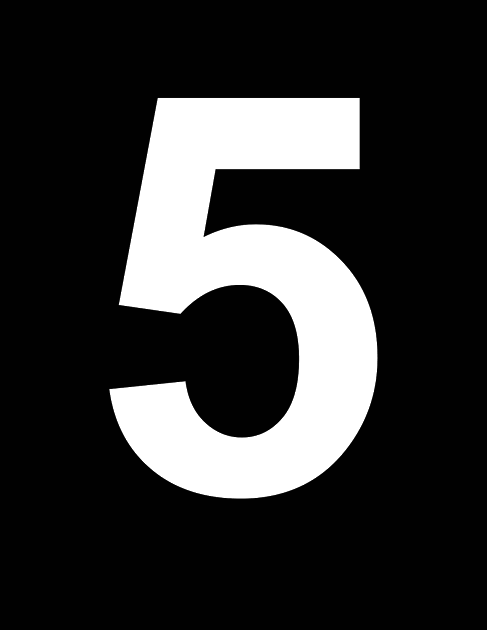
#> input picture attachments/Image.png, 487 x 630 px, found by its file name
$ jupyter execute --allow-errors kap_4.ipynb   (shell and % lines are left out)
#> lines starting #> are read from the running program, lines starting #| are printed output that depends on the picture
# Kapitel 4 – Klassificering

# Faktafrågor

1. Vad kännetecknar klassificeringsproblem? Ge några exempel på tillämpningsområden.
> Klassificeringsproblem kännetecknas med ett problem att identifiera vad något är. Det vanligaste användningsområdet är nog bildigenkänning där modellen ska gissa på om något är en hund, katt eller människa t.ex. Ett annat är t.ex. prediktionen om en kund kommer att stanna kvar i företaget eller inte. Det finns lite olika typer utav klassificeringsmodeller;
    > - *Binär klassificering* som ovanstående exempel där man ska gissa på två utdata.
    > - *Multiklass klassificering* som det första exemplet där modellen gissar på mer än två utdata.
    > - *Multioutput klassificering* där modellen gissar på två eller fler binära områden. T.ex. om en person är lång eller kort och om den är gammal eller ung.

2. Förklara hur OvR- och OvO-algoritmerna fungerar.
> - **OVR** eller one-vs-rest algoritmen kollar om en datapunkt är liknar de klasserna som den blivit tränad på. Detta görs genom att varje prediktion får ett sannolikhetspoäng där den med högst blir prediktionen modellen kör på.
> - **OVO** eller One-vs-One där en modell tränas per klasspar där varje klass jämförs med alla andra. t.ex. i klasserna *a*, *b*, *c*, *d* så måste dessa jämföras: a=b, a=c, a=d, b=d, b=c,c=d. Vid en prediktion så körs alla modeller och den som får mest gissningar är den man väljer.

3. Förklara följande utvärderingsmått:
    - a) Confusion matrix
        > Detta är en matris som visualiserar hur en modells prediktioner presterar, den kollar hur prediktionen för varje klass har skett, t.ex. hur många gånger den blivit predikterad som någon av de andra klasserna. Övre vänster till nedre höger diagonalen visar de korrekta prediktionerna. Med detta kan man se vilken klass där prediktionerna blir bäst och sämst.
    - b) Accuracy
        > *Accuracy* är ett mått för hur många prediktioner som blev korrekta. Det är i procent mellan 0 till 100.
    - c) Precision
        > *Precision* mäter hur många av modellens positiva prediktioner som är korrekta.
    - d) Recall
        > *Recall* mäter hur många av de faktiskt positiva fallen som modellen lyckas hitta. Ett högt *recall* betyder alltså att modellen missar få positiva fall.
    - e) $F_1$-score
        > $F_1$-score är ett mått som kombinerar *precision* och *recall*. Det beräknas som det harmoniska medelvärdet mellan dessa två mått. Ett högt värde innebär att modellen både hittar många positiva fall och att många av de positiva prediktionerna är korrekta.
    - f) ROC-kurvan
        > ROC-kurvan visar förhållandet mellan *true positive rate* och *false positive rate* vid olika klassificeringströsklar. Den används för att se hur bra modellen kan skilja mellan olika klasser. Ju närmare det övre vänstra hörnet kurvan ligger, desto bättre är modellen. AUC används ofta för att sammanfatta ROC-kurvan, där ett högre värde är bättre.

4. Vad är precision-recall tradeoff för något?
> *Precision-recall tradeoff* innebär att man ofta måste välja mellan hög precision och högt recall. Om man höjer tröskeln för när modellen ska klassa något som positivt blir modellen mer säker på sina positiva prediktioner. Då kan precision öka, men samtidigt kan modellen missa fler positiva fall och recall minska. Om man istället sänker tröskeln ökar ofta recall, men precision kan då minska.

5. Några vanligt förekommande modeller för klassificeringsproblem är enligt nedan. Förklara översiktligt hur respektive modell fungerar. Läs även igenom respektive modells dokumentation, notera att du inte behöver förstå alla detaljer från dokumentationen men det är bra att ha läst igenom den.
    - a) [Logistisk regression](https://scikit-learn.org/stable/modules/generated/sklearn.linear_model.LogisticRegression.html)
        > Logistisk regression försöker hitta ett samband mellan indata och sannolikheten för olika klasser. Den passar bra för linjära klassificeringsproblem och kan användas för att avgöra vilken klass en datapunkt tillhör.
    - b) [Support vector machines](https://scikit-learn.org/stable/modules/generated/sklearn.svm.SVC.html)
        > *Support vector machine* försöker hitta den bästa gränsen mellan olika klasser. Gränsen placeras så att avståndet till de närmaste datapunkterna blir så stort som möjligt. Med hjälp av kernels kan modellen även hantera mer komplicerade, icke-linjära samband.
    - c) [Beslutsträd](https://scikit-learn.org/stable/modules/generated/sklearn.tree.DecisionTreeClassifier.html)
        > Ett beslutsträd delar upp datan stegvis genom olika frågor om variablerna. Till slut hamnar datapunkten i ett löv som innehåller modellens prediktion. Träd är relativt lätta att tolka men kan lätt bli överanpassade.
    - d) Ensemble learning – [VotingClassifier](https://scikit-learn.org/stable/modules/generated/sklearn.ensemble.VotingClassifier.html) och [BaggingClassifier](https://scikit-learn.org/stable/modules/generated/sklearn.ensemble.BaggingClassifier.html)
        > *Ensemble learning* innebär att man kombinerar flera modeller för att få en bättre prediktion. *VotingClassifier* låter flera modeller rösta om vilken klass som ska väljas. *BaggingClassifier* tränar flera modeller på olika slumpmässiga urval av träningsdatan och kombinerar sedan deras resultat.
    - e) [Random forest](https://scikit-learn.org/stable/modules/generated/sklearn.ensemble.RandomForestClassifier.html)
        > *Random forest* består av många beslutsträd. Varje träd tränas på ett slumpmässigt urval av datan och variablerna. Resultatet från träden kombineras sedan genom omröstning. Detta gör modellen mer stabil än ett enskilt beslutsträd.
    - f) [Extra trees](https://scikit-learn.org/stable/modules/generated/sklearn.ensemble.ExtraTreesClassifier.html)
        > *Extra trees* liknar *random forest* eftersom modellen består av många beslutsträd. Skillnaden är att uppdelningarna i träden görs ännu mer slumpmässigt. Detta kan göra modellen snabb och minska risken för överanpassning.

6. Vad innebär det att vi kan kolla på feature importance med hjälp av trädmodeller såsom beslutsträd eller random forest?
    > *Feature importance* visar hur mycket de olika variablerna har bidragit till modellens beslut. I ett beslutsträd kan man undersöka vilka variabler som används mest för att dela upp datan. I en *random forest* kombineras betydelsen från alla träd. På så sätt kan man se vilka variabler som verkar vara viktigast för modellens prediktioner. Det betyder dock inte automatiskt att variablerna orsakar resultatet.

# Resonemangfrågor

7. Stina säger till Kalle på lunchsamtalet: *"jag vill ha högsta möjliga precision för vår klassificieringsmodell"*. Kalle funderar ett tag och säger: *"men vad händer då med recall?"*. Vad hade du svarat? I vilka fall kan man tänka sig vilja ha en så hög precision som möjligt? I vilka fall kan det vara dåligt? Om vi tänker oss rättsväsendet där en slutgiltig dom kan leda till fängelse, vad kan vi då säga om precision-recall tradeoff?
    > Om precisionen ska vara så hög som möjligt så försöker modellen bara klassa något som positivt när den är väldigt säker. Detta leder oftast till att precisionen ökar, men recall minskar eftersom fler positiva fall missas. Hög precision kan vara bra när falska positiva svar får stora konsekvenser, t.ex. när ett spamfilter inte ska råka markera viktiga mejl som spam. Det kan däremot vara dåligt om det viktigaste är att hitta alla positiva fall, exempelvis vid sjukdomsdiagnoser där det är bättre att undersöka en person en gång extra än att missa en sjukdom.

    >
    > Inom rättsväsendet är det särskilt viktigt att ha hög precision eftersom en felaktig positiv prediktion kan innebära att en oskyldig person döms till fängelse. Samtidigt måste man tänka på att även ett lågt recall kan göra att skyldiga personer missas. Därför bör en klassificeringsmodell inte ensam användas för att fatta beslut om skuld, utan resultatet behöver granskas av människor och kompletteras med annan bevisning.

8. Förklara hur man kan tolka figur 4.8 på sidan 175.

    > Figuren visar en logistisk regressionsmodell som klassificerar punkter som klass 0 (lila) eller klass 1 (gult) utifrån features X1 och X2. Punkterna är de faktiska datapunkterna (fyllda = klass 0, ringar = klass 1), medan bakgrundsfärgen visar modellens predikterade sannolikhet för klass 1, enligt skalan till höger. Gränsen är rak eftersom logistisk regression ger en linjär beslutsyta. De flesta punkter hamnar på rätt sida, men viss överlappning nära gränsen ger felklassificeringar, ju längre en punkt ligger från gränsen, desto säkrare är prediktionen.

9. På sidan 209 står det: *"på träningsdatan använder vi `.fit_transform()`, på valideringsdatan och testdatan använder vi endast `.transform()`."* Förklara logiken bakom detta.

    > På träningsdatan använder man `.fit_transform()` eftersom preprocessorn först måste lära sig olika värden från träningsdatan, till exempel medelvärde och standardavvikelse vid skalning. Därefter transformeras träningsdatan med dessa värden. På valideringsdatan och testdatan använder man endast `.transform()` så att samma värden används där. Om man skulle använda `.fit_transform()` även på validerings- eller testdatan skulle preprocessorn lära sig från den datan. Då kan information läcka in i modellen och resultatet bli bättre än vad det egentligen borde vara.

# Koduppgifter

## 10. Gå igenom samtliga kodexempel i kapitlet och skriv gärna av koden manuellt. Det är även bra att experimentera genom att ändra vissa delar av koden och läsa dokumentationen.

## 11. Förklara vad nedanstående kod gör och tolka resultatet från koden.

[cell 1]
from sklearn.metrics import classification_report

y_true = [0, 1, 2, 2, 2]
y_pred = [0, 0, 2, 2, 1]
target_names = ['class 0', 'class 1', 'class 2']

print(classification_report(y_true, y_pred, target_names=target_names))

> `y_true` är en lista med sanna värden

> `y_pred` är en lista med predikterade värden

> `target_names` innehåller klassnamnen som predikteras

> Resultatet innehåller precision, recall, f1-score för alla prediktioner i varje klass. Class 1 träffar aldrig rätt, class 2 har bäst balans mellan precision och recall och class 0 har något sämre.

## 12. Läs dokumentationen och visualisera ett beslutsträd: [sklearn.tree.plot_tree](https://scikit-learn.org/stable/modules/generated/sklearn.tree.plot_tree.html)

## 13. I föregående kapitel gjordes en EDA på datasetet `hr_employee_data.xlsx`. Gör nu ett komplett ML-flöde där den beroende variabeln, $y$, är `left`. Om den variabeln är 1 så betyder det att den anställde har lämnat företaget, och om den är 0 så betyder det att den anställde inte har lämnat företaget, det vill säga jobbar kvar.

[cell 2]
import pandas as pd

from sklearn.ensemble import RandomForestClassifier
from sklearn.linear_model import LogisticRegression

from sklearn.model_selection import train_test_split
from sklearn.model_selection import GridSearchCV

from sklearn.metrics import classification_report, accuracy_score
from sklearn.pipeline import make_pipeline

from sklearn.preprocessing import StandardScaler
from sklearn.preprocessing import OrdinalEncoder

#> (a cell that did not finish here is left out)

#> (a cell that did not finish here is left out)

[cell 5]
salaryEncoder = OrdinalEncoder(categories=[["low", "medium", "high"]])
#> (the rest of this cell did not finish here and is left out)

#> (a cell that did not finish here is left out)

[cell 7]
forest_pipe = make_pipeline(StandardScaler(), RandomForestClassifier(random_state=1337))
forest_param_grid = {
    "randomforestclassifier__n_estimators":[100, 200, 400],
    "randomforestclassifier__min_samples_split":[2,4,8],
    "randomforestclassifier__min_samples_leaf":[2,4,8],
    "randomforestclassifier__max_depth":[None,4,8]
}
forest_gs = GridSearchCV(forest_pipe,param_grid=forest_param_grid,n_jobs=-1, scoring="accuracy")
#> (the rest of this cell did not finish here and is left out)

#> (a cell that did not finish here is left out)

[cell 9]
logreg_pipe = make_pipeline(StandardScaler(), LogisticRegression(random_state=1337))
logreg_param_grid = {
    "logisticregression__C":[0.001, 0.01, 0.1, 1, 10, 100],
    "logisticregression__max_iter": [100,200,400,800]}
logreg_gs = GridSearchCV(logreg_pipe,param_grid=logreg_param_grid,n_jobs=-1, scoring="accuracy")
#> (the rest of this cell did not finish here and is left out)

#> (a cell that did not finish here is left out)

[cell 11]
print("LogisticRegression:")
#> (the rest of this cell did not finish here and is left out)

#> (a cell that did not finish here is left out)

## 14. Nedan ser vi en början till modellering av ett mycket berömt dataset kopplat till blommor. Läs på vad datasetet innebär och genomför ett komplett ML-flöde. Börja med att göra ett grundläggande flöde som fungerar, därefter kan du om du önskar försöka förbättra resultatet.

[cell 13]
import matplotlib.pyplot as plt
from sklearn.model_selection import train_test_split
from sklearn.datasets import load_iris

# This code is merely executed to see the description and target names in a smooth way
iris = load_iris()
print(iris.DESCR)
print(iris.target_names)

X, y = load_iris(return_X_y=True, as_frame=True)

# Only choose two variables for the modelling to keep it simple
X = X[['sepal length (cm)', 'sepal width (cm)']]

X_train_full, X_test, y_train_full, y_test = train_test_split(
    X, y, test_size=0.2, random_state=40
)
X_train, X_val, y_train, y_val = train_test_split(
    X_train_full, y_train_full, test_size=0.3, random_state=36
)

classes = ['setosa', 'versicolor', 'virginica']
scatter = plt.scatter(
    X_train['sepal length (cm)'], X_train['sepal width (cm)'], c=y_train
)
plt.xlabel('Sepal Length (cm)')
plt.ylabel('Sepal Width (cm)')
plt.title('Scatter Plot of Sepal Length vs. Sepal Width (Train Data)')
plt.legend(handles=scatter.legend_elements()[0], labels=classes)
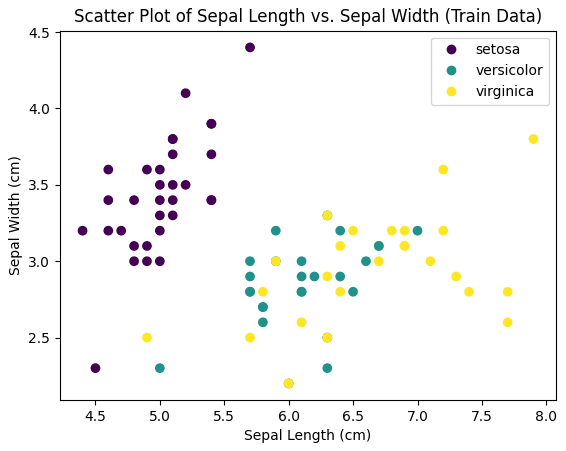
#> figure drawn by matplotlib, 1 panel

## 15. I avsnitt 4.4.1 "Kodexempel 1 – Klassificering av MNIST" modelleras MNIST. Skriv kod så att du kan ta egna bilder (via exempelvis mobilen) på handskrivna siffror och prediktera dessa. Om du känner dig inspirerad kan du också skapa en Streamlit-applikation.

Notera: det huvudsakliga arbetet blir alltså att preprocessa, det vill säga bearbeta bilderna som tas via mobilen så att modellen kan prediktera dem. I verkligheten är det ofta långt ifrån trivialt att genomföra preprocessing.

Exempel på hur denna typ av projekt kan se ut: [LinkedIn-inlägg](https://www.linkedin.com/posts/antonioprgomet_toppresultat-fr%C3%A5n-deltagarnap%C3%A5-kursen-pythonprogrammering-activity-7292893718028718081-oAD0)

[cell 14]
# Imports
import numpy as np
import pandas as pd
import matplotlib.pyplot as plt
import matplotlib as mpl
from sklearn.datasets import fetch_openml
from sklearn.model_selection import train_test_split
from sklearn.preprocessing import StandardScaler
from sklearn.metrics import confusion_matrix, ConfusionMatrixDisplay
from sklearn.metrics import classification_report
from sklearn.linear_model import LogisticRegression
from sklearn.ensemble import RandomForestClassifier, ExtraTreesClassifier
from sklearn.ensemble import VotingClassifier

[cell 15]
def display_confusion_matrix(y_true, y_pred):
    cm = confusion_matrix(y_true, y_pred)
    ConfusionMatrixDisplay(cm) .plot()

#> (a cell that did not finish here is left out)

#> (a cell that did not finish here is left out)

[cell 18]
logreg_clf = LogisticRegression(max_iter=1000)
random_forest_clf = RandomForestClassifier(n_estimators=100,random_state=42)
extra_trees_clf = ExtraTreesClassifier(n_estimators=100, random_state=42)
named_estimators = [
("logreg_clf", logreg_clf),
("random_forest_clf", random_forest_clf),
("extra trees clf", extra_trees_clf)
]
voting_clf = VotingClassifier(named_estimators, voting='hard')
models = [logreg_clf, random_forest_clf, extra_trees_clf, voting_clf]
for model in models:
    model.fit(X_train, y_train)
print("Accuracy for each model")

model_names = ["Logistic Regression", "Random Forest", "Extra Trees", "Voting Classifier"]
for name, model in zip(model_names, models):
    score = model.score(X_val, y_val)
    print (f"{name:20s}: {score: .4f}")

[cell 19]
et_pred_val = extra_trees_clf.predict(X_val)
display_confusion_matrix(y_val, et_pred_val)
print(classification_report(y_val, et_pred_val))
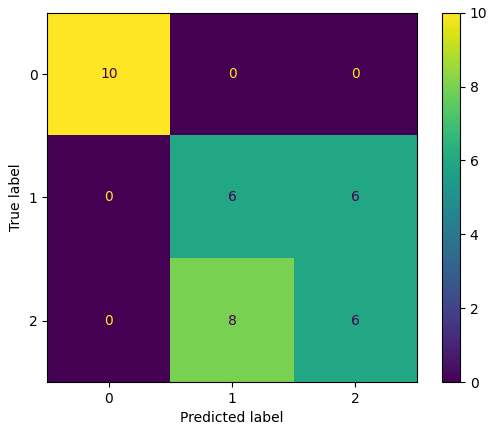
#> figure drawn by matplotlib, 2 panels

[cell 20]
from PIL import Image
img = Image.open("../attachments/image.png").convert("L").resize((28,28))
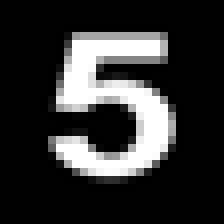
#> img: PIL image 28x28 L (shown 8 times larger); min 0, max 255, mean 50.5
img_arr = np.array(img)
plt.imshow(img_arr, cmap=mpl.cm.binary)
img_arr = img_arr.reshape(784)
#> img_arr = 784 values, max 255 at index 149, min 0 at index 92, mean 50.49
img_arr = img_arr.reshape(-1,1).T
#> (the rest of this cell did not finish here and is left out)
